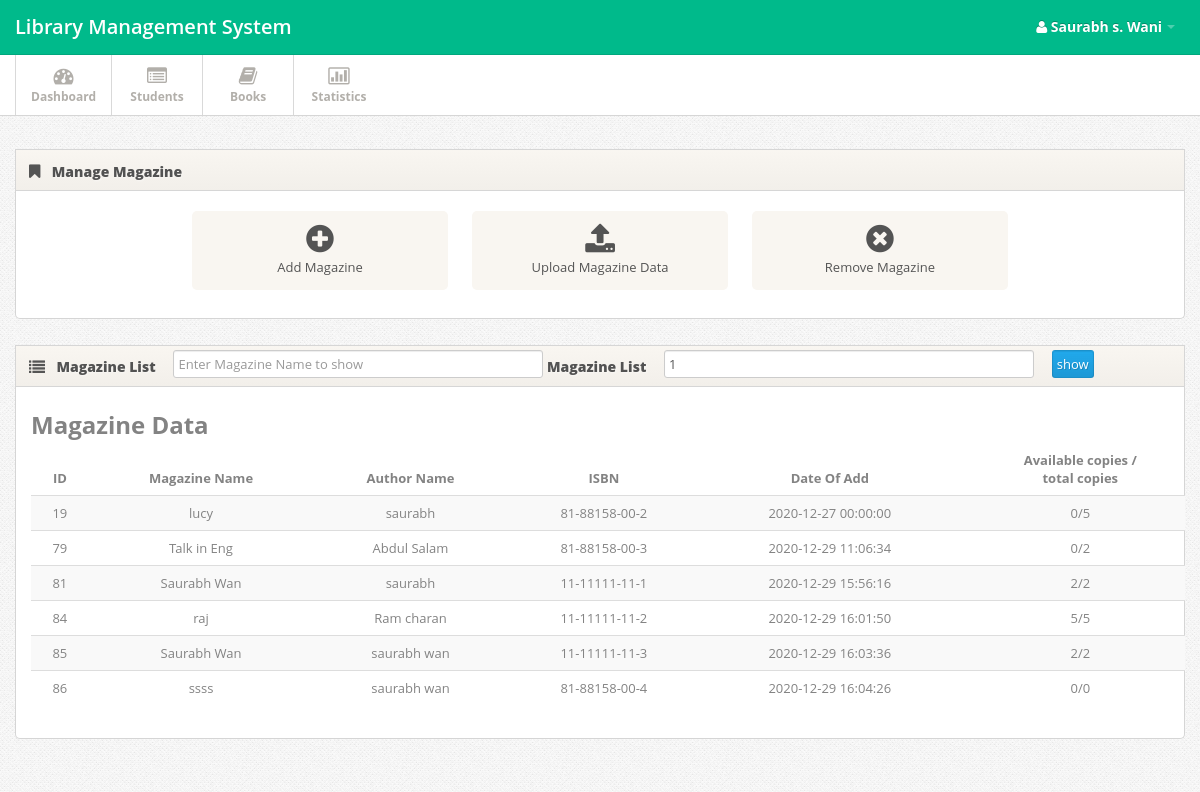
Page /magazine.php (signed in) on the committed database.
### tables this page shows
CREATE TABLE `magazine` (
  `id` int(11) NOT NULL,
  `name` varchar(11) NOT NULL,
  `author` varchar(11) NOT NULL,
  `dateadd` datetime NOT NULL DEFAULT current_timestamp(),
  `addedby` varchar(1000) NOT NULL,
  `isbn` longtext NOT NULL
);

### fun.php (called while the page is built, shortened)
<?php
function select($var,$col,$condtn)
{
	$query="SELECT $var FROM $col $condtn";
	$sql=mysqli_query($GLOBALS['connection'],$query);
	return $sql;
}
?>

### magazine.php (the view, shortened to what this page needs)
<?php
include('header.php');
?>
<div class="span12">
  <div class="widget">
    <div class="widget-header"> <i class="icon-bookmark"></i>
      <h3>Manage Magazine</h3>
    </div>
    <div class="widget-content">
      <div class="shortcuts">
        <a href="#myModal" role="button" data-toggle="modal" class="shortcut"><i class="shortcut-icon icon-plus-sign"></i><span class="shortcut-label">Add Magazine</span> </a>
        <a href="#myModal3" role="button" data-toggle="modal" class="shortcut"><i class="shortcut-icon icon-upload-alt"></i><span class="shortcut-label">Upload Magazine Data</span> </a>
        <a href="#myModal2" role="button" data-toggle="modal" class="shortcut"><i class="shortcut-icon icon-remove-sign"></i> <span class="shortcut-label">Remove Magazine</span> </a>
      </div>
    </div>
  </div>
  <div class="widget">
    <div class="widget-header"><i class='icon-list'></i>
      <h3>
        <?php
        $result=select("*","magazine","WHERE 1");
        $row=mysqli_num_rows($result);
        if($row!=0){ ?>
          <form  action="Magazine.php" method="GET" >
            Magazine List
            &emsp;<input class="span4 m-wrap" type="text" name="mgn" placeholder="Enter Magazine Name to show">
            Magazine List
            &emsp;<input class="span4 m-wrap" type="number" name="cnt" autocomplete="off" placeholder="Enter records number to show" value="1">
            &emsp;<input type="submit" class="btn-primary" value="show">
          </form>
        <?php } ?>
      </h3>
    </div>
    <div class="widget-content">
      <div class="container">
        <h2>Magazine Data</h2>
        <table class="table table-striped">
          <thead>
            <tr>
              <th><center>ID</center></th>
              <th><center>Magazine Name</center></th>
              <th><center>Author Name</center></th>
              <th><center>ISBN</center></th>
              <th><center>Date Of Add</center></th>
              <th><center>Available copies /<br> total copies</center></th>
            </tr>
          </thead>
          <tbody>
            <?php
            function res(){$cnt=25;
              $result=select("*","magazine","ORDER BY id  LIMIT $cnt ");}
              if(isset($_GET['cnt']) && isset($_GET['mgn']))
              {
                $mgn = trim($_GET['mgn']);
                $cnt = $_GET['cnt'];
                if($mgn == null)
                {
                  res();
                }else
                {$result=select("*","magazine","WHERE name LIKE '%$mgn%' ORDER BY id ASC LIMIT $cnt ");}
              }
              else
              {
                res();
              }
              while($std=mysqli_fetch_assoc($result))
              {
                $copyid=$av=0;
                $i=$std['id'];
                echo "<tr>
                <td><center> ".$i."</center></td>
                <td><center> ".$std['name']."</center></td>
                <td><center> ".$std['author']."</center></td>
                <td><center> ".$std['isbn']."</center></td>
                <td><center> ".$std['dateadd']."</center></td> ";
                $resultt=select("*","magazinecopy","WHERE bookid = '$i'");
                while($stdd=mysqli_fetch_assoc($resultt))
                {
                  if ($stdd['status']==1)
                  {
                  $av=$av+1;
                  }
                  $copyid=$copyid+1;
                }
                echo "<td><center> ".$av."/".$copyid."</center></td></tr>";
              }
              ?>
            </tbody>
          </table>
        </div>
      </div>
    </div>
  </div>
  <?php
  include('footer.php');
  ?>

### css/style.css (style rules this page uses)
body { background: #f9f6f1; font: 13px/1.7em 'Open Sans'; }
input, button, select, textarea { font-family: 'Open Sans'; }
.table td { vertical-align: middle; }
.widget { position: relative; clear: both; width: auto; margin-bottom: 2em; overflow: hidden; }
.widget-header { position: relative; height: 40px; line-height: 40px; background: #f9f6f1; background:-moz-linear-gradient(top, #f9f6f1 0%, #f2efea 100%); background:-webkit-gradient(linear, left top, left bottom, color-stop(0%,#f9f6f1), color-stop(100%,#f2efea)); background:-webkit-linear-gradient(top, #f9f6f1 0%,#f2efea 100%); background:-o-linear-gradient(top, #f9f6f1 0%,#f2efea 100%); background:-ms-linear-gradient(top, #f9f6f1 0%,#f2efea 100%); background:linear-gradient(top, #f9f6f1 0%,#f2efea 100%); filter: progid:DXImageTransform.Microsoft.gradient(startColorstr='#f9f6f1', endColorstr='#f2efea'); -ms-filter: "progid:DXImageTransform.Microsoft.gradient(startColorstr='#f9f6f1', endColorstr='#f2efea')"; border: 1px solid #d6d6d6; -webkit-background-clip: padding-box; }
.widget-header h3 { position: relative; top: 2px; left: 10px; display: inline-block; margin-right: 3em; font-size: 14px; font-weight: 800; color: #525252; line-height: 18px; text-shadow: 1px 1px 2px rgba(255,255,255,.5); }
.widget-header [class^="icon-"], .widget-header [class*=" icon-"] { display: inline-block; margin-left: 13px; margin-right: -2px; font-size: 16px; color: #555; vertical-align: middle; }
.widget-content { padding: 20px 15px 15px; background: #FFF; border: 1px solid #D5D5D5; -moz-border-radius: 5px; -webkit-border-radius: 5px; border-radius: 5px; }
.widget-header+.widget-content { border-top: none; -webkit-border-top-left-radius: 0; -webkit-border-top-right-radius: 0; -moz-border-radius-topleft: 0; -moz-border-radius-topright: 0; border-top-left-radius: 0; border-top-right-radius: 0; }
.widget-content:before, .widget-content:after { content:""; display:table; }
.widget-content:after { clear:both; }
.widget-content { zoom:1; }

### css/pages/dashboard.css (style rules this page uses)
.shortcuts { text-align: center; }
.shortcuts .shortcut { width: 22.50%; display: inline-block; padding: 12px 0; margin: 0 .9% 1em; vertical-align: top; text-decoration: none; background: #f9f6f1; border-radius: 5px; }
.shortcuts .shortcut .shortcut-icon { margin-top: .25em; margin-bottom: .25em; font-size: 32px; color: #545454; }
.shortcuts .shortcut-label { display: block; font-weight: 400; color: #545454; }

### css/pages/signin.css (style rules this page uses)
body { background: url(../../images/body-bg.png); color:#838383; font: 13px/1.7em 'Open Sans'; }

### rows in the picture
magazine: id "19", name "lucy", author "saurabh", isbn "81-88158-00-2", dateadd "2020-12-27 00:00:00", av "0", copyid "5"
magazine: id "79", name "Talk in Eng", author "Abdul Salam", isbn "81-88158-00-3", dateadd "2020-12-29 11:06:34", av "0", copyid "2"
magazine: id "81", name "Saurabh Wan", author "saurabh", isbn "11-11111-11-1", dateadd "2020-12-29 15:56:16", av "2", copyid "2"
magazine: id "84", name "raj", author "Ram charan", isbn "11-11111-11-2", dateadd "2020-12-29 16:01:50", av "5", copyid "5"
magazine: id "85", name "Saurabh Wan", author "saurabh wan", isbn "11-11111-11-3", dateadd "2020-12-29 16:03:36", av "2", copyid "2"
magazine: id "86", name "ssss", author "saurabh wan", isbn "81-88158-00-4", dateadd "2020-12-29 16:04:26", av "0", copyid "0"

### other values in the picture
$_SESSION['sn'] "Saurabh s. Wani"
